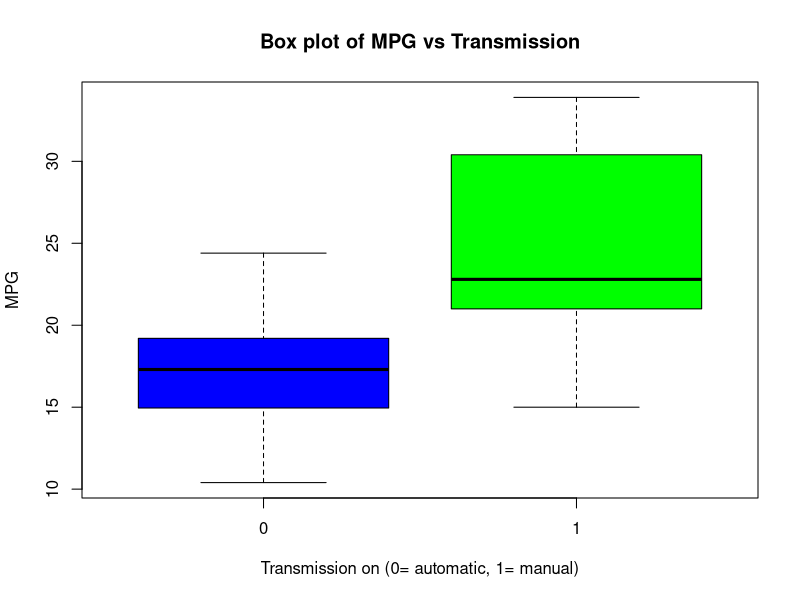
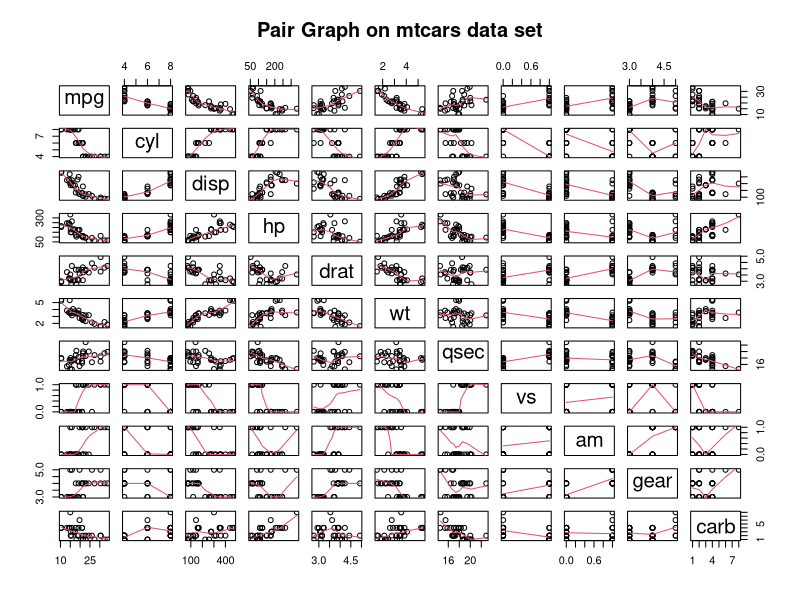
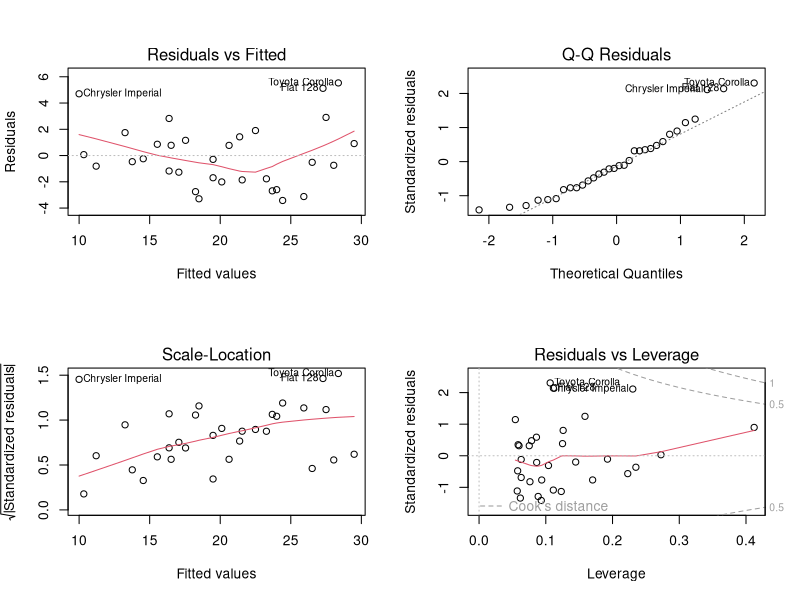

R code for these plots, in order:
## ---- chunk 1
model1 <- lm(mpg ~ am + wt + hp , data = mtcars)
summary(model1)
## ---- chunk 2
model2 <- lm(mpg ~ am, data = mtcars)
summary(model2)
## ---- chunk 3
anova(model1, model2)
## ---- chunk 4
data(mtcars)
boxplot(mpg ~ am,data= mtcars, col = c("blue", "green"), main = "Box plot of MPG vs Transmission", xlab = "Transmission on (0= automatic, 1= manual)", ylab = "MPG")

## ---- chunk 5
pairs(mtcars, panel = panel.smooth, main = "Pair Graph on mtcars data set")
## ---- chunk 6
data(mtcars)
sort(cor(mtcars)[1,])
## ---- chunk 7
par(mfrow = c(2,2))
plot(model1)
